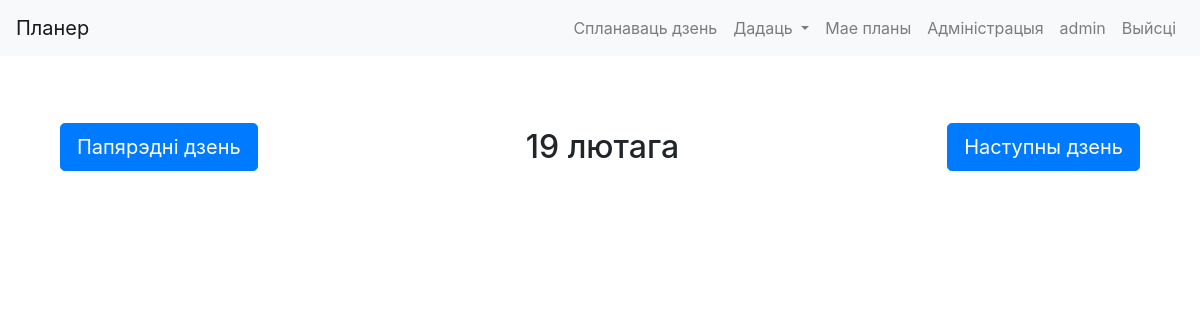
Before: /calendar/day/2024/2/19/ (signed in) with the older database file.
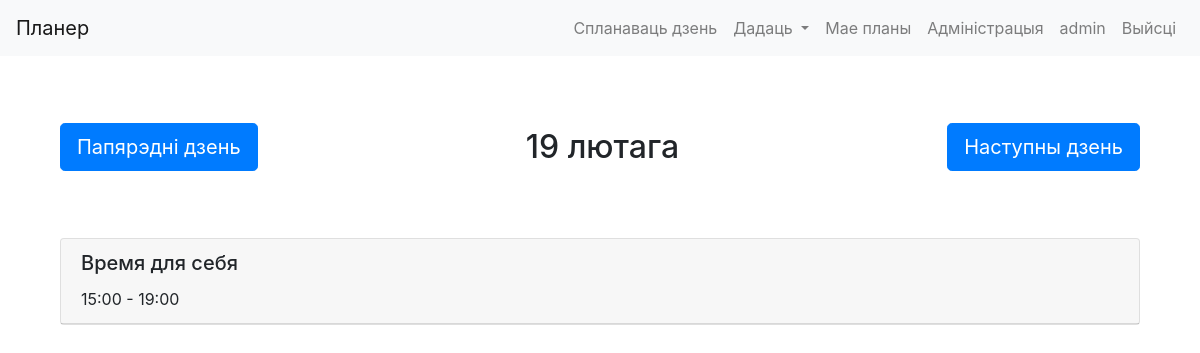
After: the same page with the newer database file.
### cal/models.py (models this page shows)
class Hour(models.Model):
    user = models.ForeignKey(User, on_delete=models.CASCADE, related_name="hours")
    name = models.CharField(max_length=63)
    start_time_monday = models.TimeField(null=True, blank=True)
    end_time_monday = models.TimeField(null=True, blank=True)
    start_time_tuesday = models.TimeField(null=True, blank=True)
    end_time_tuesday = models.TimeField(null=True, blank=True)
    start_time_wednesday = models.TimeField(null=True, blank=True)
    end_time_wednesday = models.TimeField(null=True, blank=True)
    start_time_thursday = models.TimeField(null=True, blank=True)
    end_time_thursday = models.TimeField(null=True, blank=True)
    start_time_friday = models.TimeField(null=True, blank=True)
    end_time_friday = models.TimeField(null=True, blank=True)
    start_time_saturday = models.TimeField(null=True, blank=True)
    end_time_saturday = models.TimeField(null=True, blank=True)
    start_time_sunday = models.TimeField(null=True, blank=True)
    end_time_sunday = models.TimeField(null=True, blank=True)
    def __str__(self):
        return f"{self.name}"

### cal/views.py (the view)
# urls.py: path('day/<int:year>/<int:month>/<int:day>/', views.plan_day, name="day_view"),
@login_required
def plan_day(request, year=None, month=None, day=None):
    if year is None or month is None or day is None:
        today = datetime.today()
        return HttpResponseRedirect(reverse('cal:day_view', args=(today.year, today.month, today.day)))
    hours = Hour.objects.filter(user=request.user)
    date = datetime(year, month, day)
    next_date = date + timedelta(days=1)
    prev_date = date - timedelta(days=1)
    weekday=date.strftime('%A').lower()
    hours_displayed = {}
    for hour in hours:
        start_time = getattr(hour, f'start_time_{weekday}')
        end_time = getattr(hour, f'end_time_{weekday}')
        if start_time != None:
            hours_displayed[hour] = (start_time, end_time)
    hours_displayed = dict(sorted(hours_displayed.items(), key=lambda item: item[1][0]))
    return render(request, 'cal/day.html', {
        'date':date,
        'hours':hours_displayed,
        'next_date': next_date,
        'prev_date': prev_date
    })

### cal/templates/cal/day.html (shortened to what this page needs)
{% extends "cal/layout.html" %}
{% block content %}
<div class="container py-5">
    <div class="d-flex justify-content-between align-items-center">
        <a class="btn btn-primary btn-lg" href="{% url 'cal:day_view' year=prev_date.year month=prev_date.month day=prev_date.day %}">
             Папярэдні дзень
        </a>
        <h2 class="text-center my-4">{{ date|date:"d F" }}</h2>
        <a class="btn btn-primary btn-lg" href="{% url 'cal:day_view' year=next_date.year month=next_date.month day=next_date.day %}">
            Наступны дзень
        </a>
    </div>
</div>
  <div class="container">
    {% for hour, times in hours.items %}
        <div class="card mb-3">
            <div class="card-header">
                <h5 class="card-title">{{ hour }}</h5>
                <p class="card-text"> {{ times.0|date:"H:i" }} - {{ times.1|date:"H:i" }}</p>
            </div>
        </div>
      {% endfor %}
  </div>
{% endblock %}

Changed rows visible on the page:
added Hour: name "Время для себя", start_time_monday "15:00", end_time_monday "19:00"
